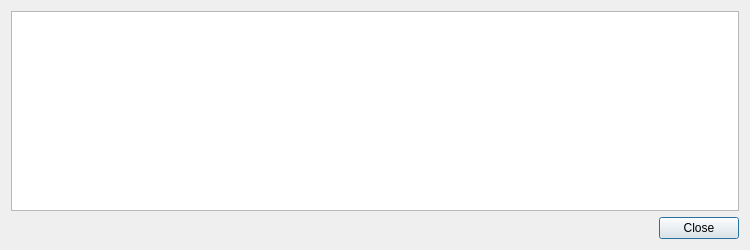
<?xml version="1.0" encoding="UTF-8"?>
<ui version="4.0">
 <class>BlockDescDialog</class>
 <widget class="QDialog" name="BlockDescDialog">
  <property name="windowModality">
   <enum>Qt::NonModal</enum>
  </property>
  <property name="geometry">
   <rect>
    <x>0</x>
    <y>0</y>
    <width>750</width>
    <height>250</height>
   </rect>
  </property>
  <property name="windowTitle">
   <string>Block details</string>
  </property>
  <layout class="QVBoxLayout" name="verticalLayout">
   <item>
    <widget class="QTextEdit" name="detailText">
     <property name="toolTip">
      <string>&lt;html&gt;&lt;head/&gt;&lt;body&gt;&lt;p&gt;This pane shows a detailed description of the token&lt;/p&gt;&lt;/body&gt;&lt;/html&gt;</string>
     </property>
     <property name="readOnly">
      <bool>true</bool>
     </property>
    </widget>
   </item>
   <item>
    <widget class="QDialogButtonBox" name="buttonBox">
     <property name="orientation">
      <enum>Qt::Horizontal</enum>
     </property>
     <property name="standardButtons">
      <set>QDialogButtonBox::Close</set>
     </property>
    </widget>
   </item>
  </layout>
 </widget>
 <resources/>
 <connections>
  <connection>
   <sender>buttonBox</sender>
   <signal>accepted()</signal>
   <receiver>BlockDescDialog</receiver>
   <slot>accept()</slot>
   <hints>
    <hint type="sourcelabel">
     <x>20</x>
     <y>20</y>
    </hint>
    <hint type="destinationlabel">
     <x>20</x>
     <y>20</y>
    </hint>
   </hints>
  </connection>
  <connection>
   <sender>buttonBox</sender>
   <signal>rejected()</signal>
   <receiver>BlockDescDialog</receiver>
   <slot>reject()</slot>
   <hints>
    <hint type="sourcelabel">
     <x>20</x>
     <y>20</y>
    </hint>
    <hint type="destinationlabel">
     <x>20</x>
     <y>20</y>
    </hint>
   </hints>
  </connection>
 </connections>
</ui>
